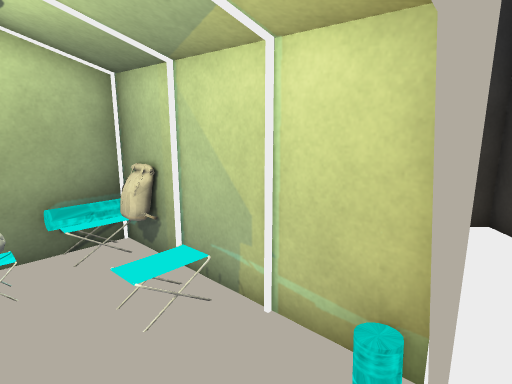
view 1 (above)

12 first-person views from a walk through a scene from a Unity 3-D project. The camera is 1.5 m above the floor, tilts 12° down and sees 75° across. The floor is counted in squares, 0.5 m on a side. Each view is taken from the middle of a square. On the plan, view 1 faces up. The plan holds only what a view shows up to about 20 squares ahead; the rest is blank. Some animated figures are not drawn. Some surface patterns are stand-ins.

view 2
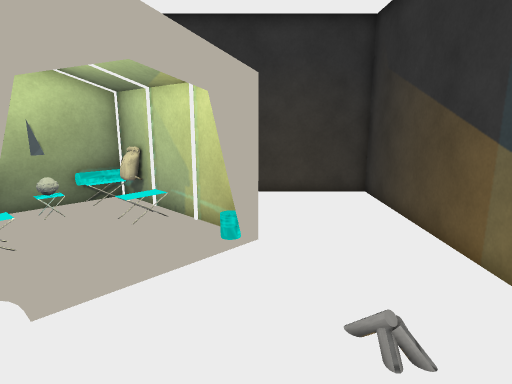

view 3
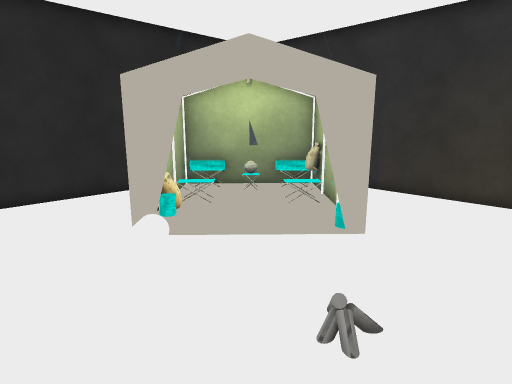

view 4
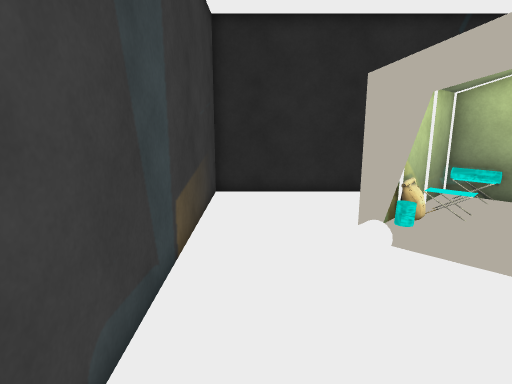

view 5
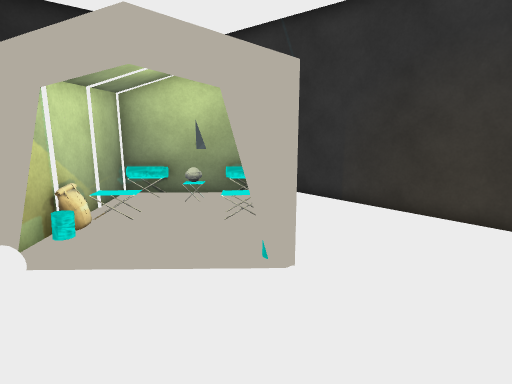

view 6
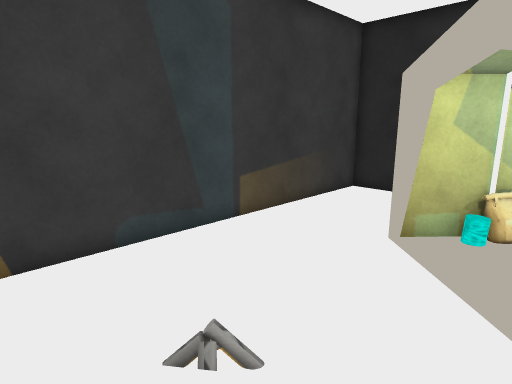

view 7
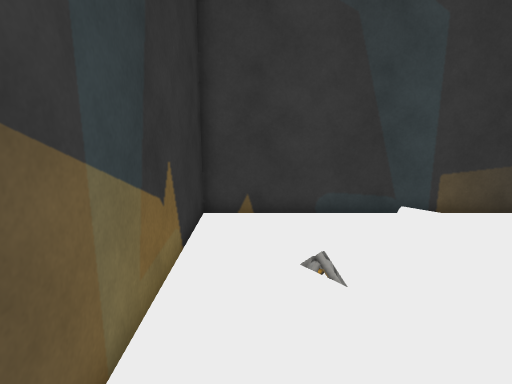

view 8
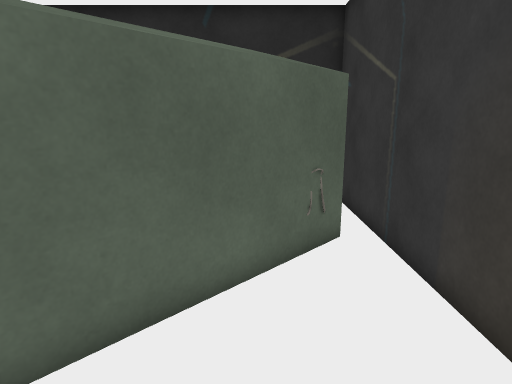

view 9
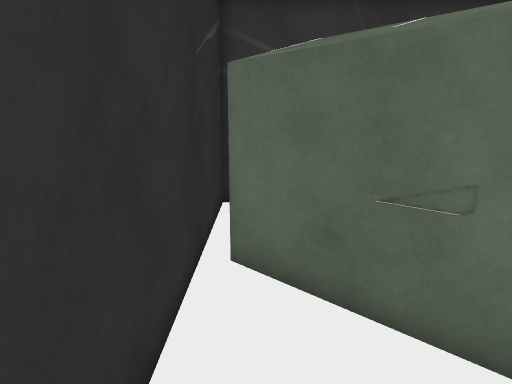

view 10
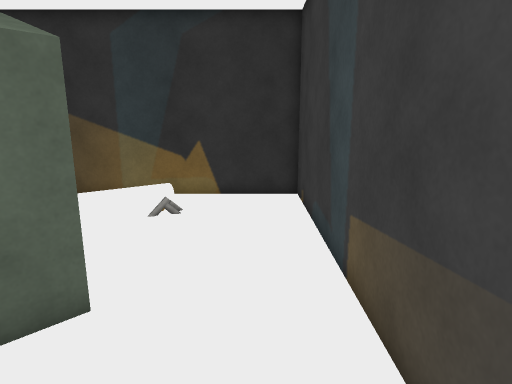

view 11
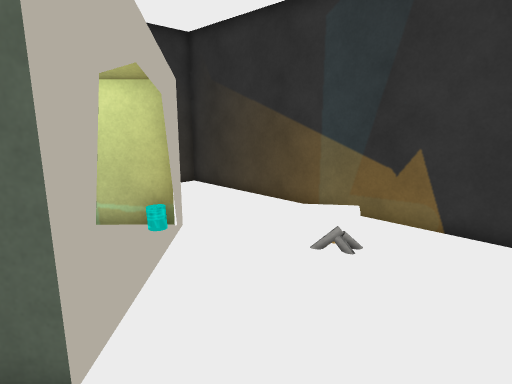

view 12
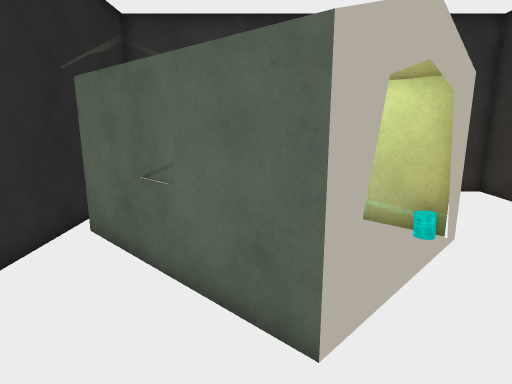

### Floor plan
Key: @ floor where view 1 was taken; # wall or solid block; . main floor; : floor 0.25 m higher than the main floor; / step, stairs or slope; O other object.
Columns run from 8 left of view 1 to 7 right of it. Each row starts with its distance up from view 1.
  9 ################
  8 #   #O.........#
  7 #  ##O#........#
  6 # ##..##.......#
  5 #OOO../###.....#
  4 ## ...//.#.....#
  3 ###......##....#
  2 #.##O..........#
  1 #..#O.......:..#
  0 #...##.#@...:..#
 -1 #....##/.......#
 -2 #.....///......#
 -3 #.......::.....#
 -4 #..............#
 -5 #..............#
 -6 ################

Positions as (right, up) in squares from view 1, and headings:
1: (0, 0), facing up
2: (2, -5), facing up
3: (6, -5), facing up-left
4: (6, -4), facing left
5: (6, -2), facing up-left
6: (6, 2), facing down-left
7: (5, 5), facing down
8: (5, 6), facing left
9: (-7, -3), facing up
10: (-7, -4), facing right
11: (-3, -5), facing up-right
12: (-3, -5), facing up
